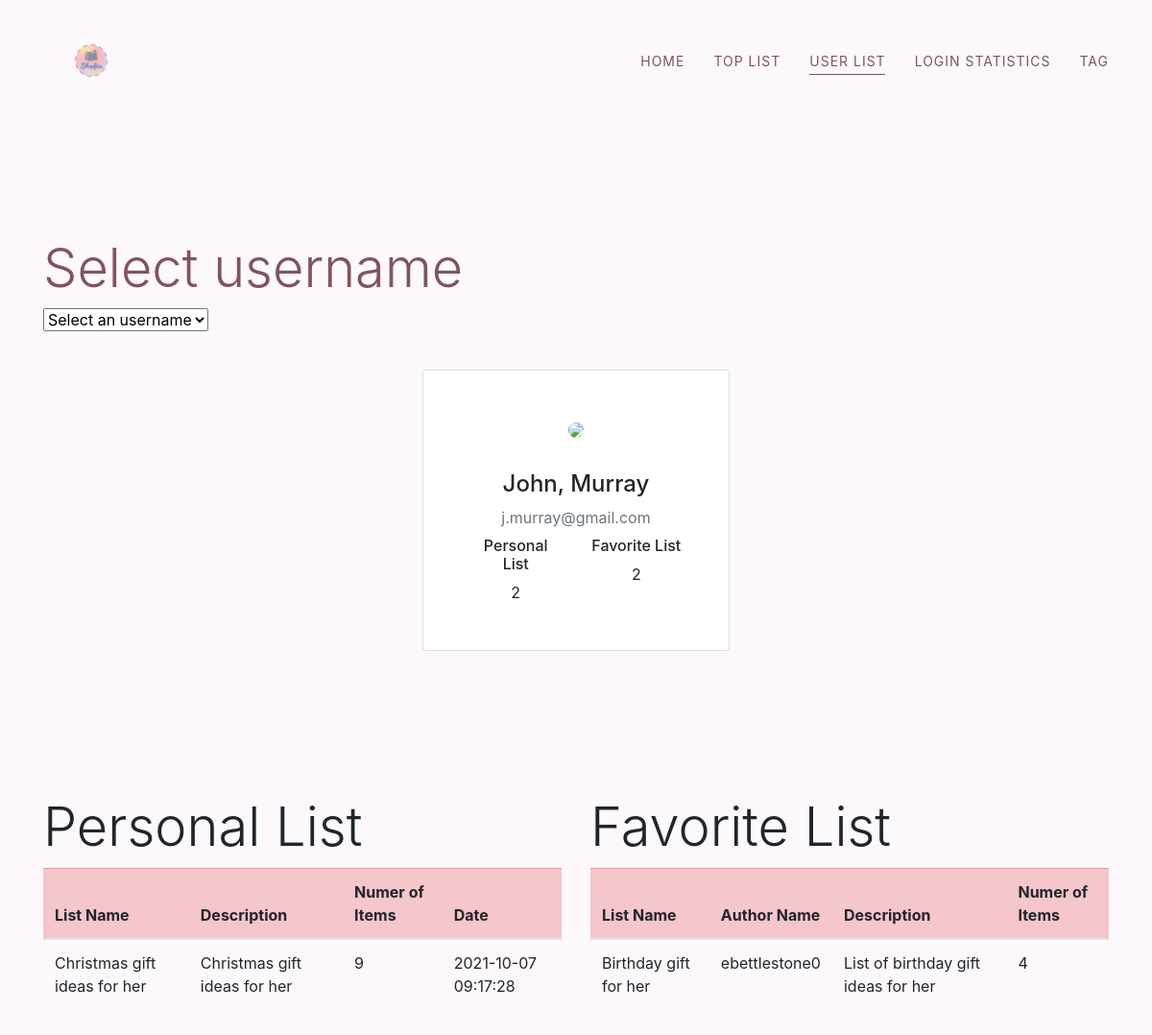
The page /user_list.php?user=1 on the database its author committed.
### tables this page shows
create table if not exists `USER` (
    id int primary key auto_increment,
    username varchar(20) unique not null,
    `password` varchar(50) not null,
    first_name varchar(20) not null,
    last_name varchar(20) not null,
    email varchar(50) unique not null
);

### src/user_list.php (the view, shortened to what this page needs)
<!DOCTYPE html>
<html lang="en">
    <head>
        <link rel="stylesheet" type="text/css" href="home.css">
        <link rel="stylesheet" href="https://stackpath.bootstrapcdn.com/bootstrap/4.3.1/css/bootstrap.min.css"
>
    </head>
    <body>
        <header class="main-header">
            <div class="container">
                <nav class="navbar navbar-expand-lg main-nav px-0">
                    <a class="navbar-brand">
                        <img src="shopies_logo.png">
                    </a>
                    <div class="collapse navbar-collapse" id="mainMenu">
                        <ul class="navbar-nav ml-auto text-uppercase f1">
                            <li>
                                <a href="index.php">home</a>
                            </li>
                            <li>
                                <a href="list.php">Top List</a>
                            </li>
                            <li>
                                <a href="user_list.php" class="active active-first">User List</a>
                            </li>
                            <li>
                                <a href="login.php">Login Statistics</a>
                            </li>
                            <li>
                                <a href="tag.php">Tag</a>
                            </li>
                        </ul>
                    </div>
                </nav>
            </div>
        </header>
        <div class="py-5">
            <div class="container py-5">
                <div class="row">
                <div class="container">
                    <h2 class="display-4 font-weight-light">Select username</h2>
                    <form method="GET" action="user_list.php">
                        <select name="user" onchange='this.form.submit()'>
                            <option selected>Select an username</option>
                            <?php
                            $connection = mysqli_connect(DBHOST, DBUSER, DBPASS, DBNAME);
                            ?>
                        </select>
                        <?php
                        if ($_SERVER["REQUEST_METHOD"] == "GET")
                        {
                            if (isset($_GET['user']) )
                            {
                        ?>
                        <p>&nbsp;</p>
                        <div class="container d-flex justify-content-center align-items-center">
                            <div class="card p-5">
                                <div class="user text-center">
                                    <div class="profile"> <img src="https://bootstrapious.com/i/snippets/sn-about/avatar-4.png" class="rounded-circle" width="100"> </div>
                                </div>
                                <div class="mt-4 text-center">
                                    <?php
                                $sql = "SELECT USER.email as email, USER.first_name as Fname, USER.last_name as Lname, COUNT(LIST.id) as Lists, COUNT(FAVORITE_LIST.listid) as favorite
                                            FROM USER JOIN LIST_USER ON USER.id=LIST_USER.userid
                                            JOIN LIST ON LIST_USER.listid=LIST.id
                                            JOIN FAVORITE_LIST ON FAVORITE_LIST.userid=LIST.id
                                            WHERE USER.id={$_GET['user']}
                                            GROUP BY USER.email, USER.first_name, USER.last_name";
                                if ($result = mysqli_query($connection, $sql))
                                {
                                    while($row = mysqli_fetch_assoc($result))
                                    {
                                    ?>
                                    <h4 class="mt-2"><?php echo $row['Fname']. ', '. $row['Lname'] ?></h4> <span class="text-muted d-block mb-2"><?php echo $row['email'] ?></span>
                                    <div class="row mt-2">
                                        <div class="col-sm" >
                                            <h6>Personal List</h6><span><?php echo $row['favorite'] ?></span>
                                            </div>
                                        <div class="col-sm" >
                                            <h6>Favorite List</h6><span><?php echo $row['Lists'] ?></span>
                                        </div>
                                    </div>
                                    <?php
                                    }
                                }
                            }
                        }
                                    ?>
                                </div>
                            </div>
                        </div>
                        <div class="row">
                            <?php
                                if ($_SERVER["REQUEST_METHOD"] == "GET")
                                {
                                    if (isset($_GET['user']) )
                                    {
                            ?>
                            <div class="col-sm" >
                                <h3 class="display-4 font-weight-light">Personal List</h3>
                                <table class="table table-hover">
                                    <thead>
                                        <tr class="table-danger">
                                            <th scope="col">List Name</th>
                                            <th scope="col">Description</th>
                                            <th scope="col">Numer of Items</th>
                                            <th scope="col">Date</th>
                                        </tr>
                                    </thead>
                                    <?php
                                $sql = "SELECT LIST.name as 'List', LIST.description as 'Description', COUNT(ITEM_LIST.itemid) as 'Items', LIST.create_at as 'Date'
                                    FROM LIST JOIN ITEM_LIST ON LIST.id = ITEM_LIST.listid
                                    JOIN LIST_USER ON LIST.id = LIST_USER.listid
                                    WHERE LIST_USER.userid = {$_GET['user']}
                                    GROUP BY LIST.name, LIST.description, LIST.create_at";
                                if ($result = mysqli_query($connection, $sql))
                                {
                                    while($row = mysqli_fetch_assoc($result))
                                    {
                                    ?>
                                    <tr>
                                        <td><?php echo $row['List'] ?></td>
                                        <td><?php echo $row['Description'] ?></td>
                                        <td><?php echo $row['Items'] ?></td>
                                        <td><?php echo $row['Date'] ?></td>
                                    </tr>
                                    <?php
                                    }
                                }
                            }
                        }
                                    ?>
                                </table>
                            </div>
                            <div class="col-sm">
                                <?php
                                if ($_SERVER["REQUEST_METHOD"] == "GET")
                                {
                                    if (isset($_GET['user']) )
                                    {
                                ?>
                                <h3 class="display-4 font-weight-light">Favorite List</h3>
                                <table class="table table-hover">
                                    <thead>
                                        <tr class="table-danger">
                                            <th scope="col">List Name</th>
                                            <th scope="col">Author Name</th>
                                            <th scope="col">Description</th>
                                            <th scope="col">Numer of Items</th>
                                        </tr>
                                    </thead>
                                    <?php
                                        $sql = "SELECT LIST.name as 'List', LIST.description as 'Description', COUNT(ITEM_LIST.itemid) as 'Items', LIST.create_at as 'Date', USER.username as 'Username'
                                    FROM LIST JOIN ITEM_LIST ON LIST.id = ITEM_LIST.listid
                                    JOIN FAVORITE_LIST ON LIST.id = FAVORITE_LIST.listid
                                    JOIN USER ON FAVORITE_LIST.userid = USER.id
                                    WHERE USER.id = {$_GET['user']}
                                    GROUP BY LIST.name, LIST.description, LIST.create_at";
                                        if ($result = mysqli_query($connection, $sql))
                                        {
                                            while($row = mysqli_fetch_assoc($result))
                                            {
                                    ?>
                                    <tr>
                                        <td><?php echo $row['List'] ?></td>
                                        <td><?php echo $row['Username'] ?></td>
                                        <td><?php echo $row['Description'] ?></td>
                                        <td><?php echo $row['Items'] ?></td>
                                    </tr>
                                    <?php
                                            }
                                        }
                                    }
                                }
                                    ?>
                                </table>
                            </div>
                        </div>
                    </form>
                    </div>
                </div>
            </div>
        </div>
    </body>
</html>

### src/home.css (style rules this page uses)
body { background: #Fdf8fb !important; }
.container .navbar { background-color: #Fdf8fb; }
#mainMenu li > a { font-size: 14px; letter-spacing: 1px; color: #7f555b; font-weight: 430; position: relative; z-index: 1; text-decoration: none; }
#mainMenu li:not(:last-of-type) { margin-right: 30px; }
#mainMenu li > a::before { position: absolute; content: ""; width: calc(100% - 1px); height: 1px; background: #7f555b; bottom: -6px; left: 0; -webkit-transform: scale(0, 1); -ms-transform: scale(0, 1); transform: scale(0, 1); -webkit-transform-origin: right center; -ms-transform-origin: right center; transform-origin: right center; z-index: -1; -webkit-transition: transform 0.5s ease; transition: transform 0.5s ease; }
#mainMenu li > a:hover::before, #mainMenu li > a.active::before { -webkit-transform: scale(1, 1); -ms-transform: scale(1, 1); transform: scale(1, 1); -webkit-transform-origin: left center; -ms-transform-origin: left center; transform-origin: left center; }
.main-header { position: fixed; left: 0; z-index: 99; width: 100%; -webkit-transition: all 0.4s ease; transition: all 0.4s ease; }
.navbar-brand { color: #7f555b; }
.main-header .navbar-brand img { max-width: 100px; animation: fadeInLeft 0.4s both 0.4s; }
.row { margin-top: 150px; }
.row h2 { color: #7f555b; }

### rows shown on the page
user: first_name "John", last_name "Murray", email "j.murray@gmail.com", favorite "2", Lists "2", List "Birthday gift for her", username "ebettlestone0", Description "List of birthday gift ideas for her", Items "4"

### other values the page prints
$row['List'] "Christmas gift ideas for her"
$row['Description'] "Christmas gift ideas for her"
$row['Items'] "9"
$row['Date'] "2021-10-07 09:17:28"
